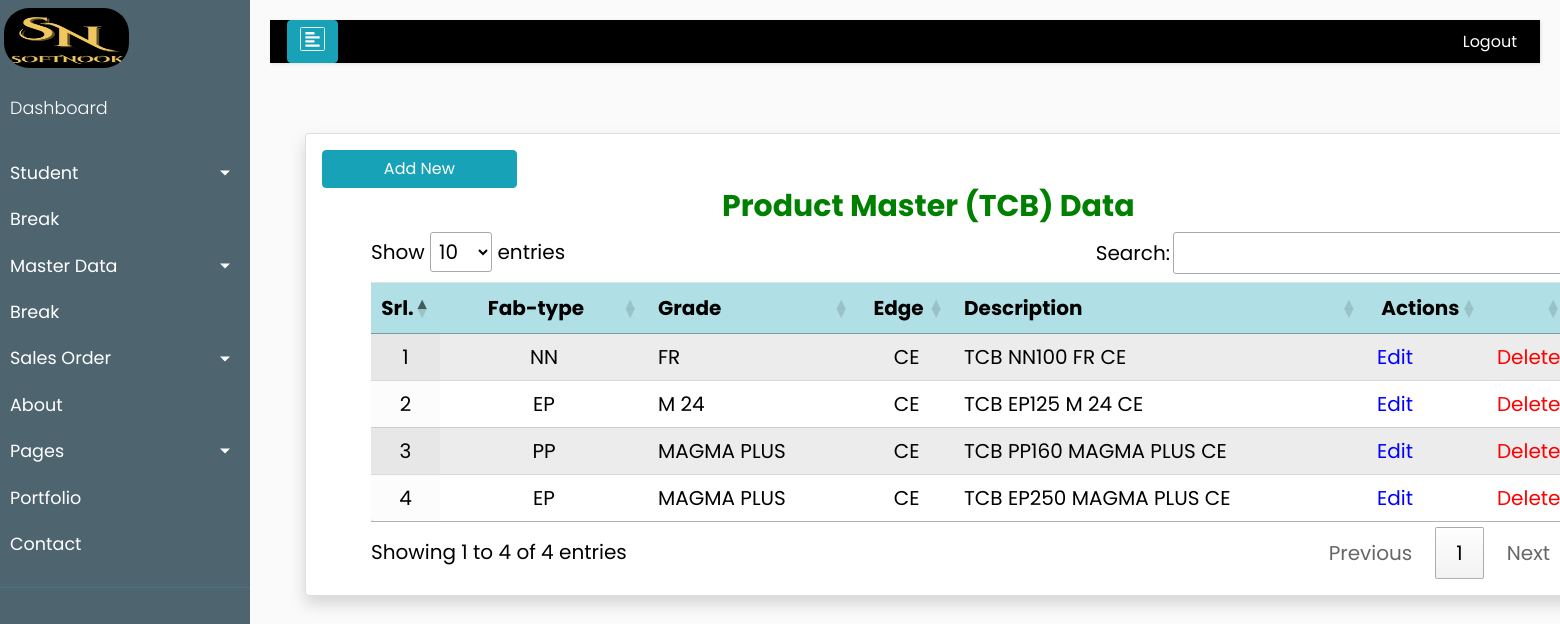
/product/prod-tcb-crud/ (signed in), run on the app's committed database.
### product/models.py (models this page shows, shortened)
class Product(models.Model):
    prod_code = models.CharField(verbose_name='Prod-Code', max_length=10, unique=True, null=True, blank=True)
    PROD_CHOICES    = (
 		 (None, 'Select'),
         ('01', 'SCB'),
         ('02', 'TCB'),
         ('03', 'S-PIPE'),
         ('04', 'T-PIPE'),
	)
    prod_tag        = models.CharField(verbose_name='Prod-Catg', max_length=7,
	                                  choices=PROD_CHOICES, null=True, blank=True)
    FAB_CHOICES     = (
 		 (None, 'Select'),
         ('01', 'NN'),
         ('02', 'EP'),
         ('03', 'PP'),
	)
    fab_type        = models.CharField(verbose_name='Fab-type', max_length=5,
	                                  choices=FAB_CHOICES, null=True, blank=True)
    FAB_DSG  = (
         (None, 'Select'),
         ('01', '90'),
         ('02', '100'),
         ('03', '125'),
         ('04', '160'),
         ('05', '200'),
         ('06', '250'),
         ('07', '315'),
         ('08', '350'),
         ('09', '400'),
         ('10', '450'),
         ('11', '500'),
    )
    fab_str         = models.CharField(verbose_name='Fab-Style', max_length=3,
	                                  choices=FAB_DSG, null=True, blank=True)
    grade           = models.ForeignKey("Grade", verbose_name="Grade", on_delete=models.CASCADE, null=True, blank=True)
    EDGE_CHOICES = (
 		 (None, 'Select'),
         ('01', 'CE'),
         ('02', 'ME'),
	)
    edge            = models.CharField(verbose_name='Edge', max_length=5,choices=EDGE_CHOICES, null=True, blank=True)
    ST_CHOICES = (
            (None, 'Select'),
            ('ST 1000','ST 1000'),
            ('ST 1250','ST 1250'),
            ('ST 1400','ST 1400'),
            ('ST 1600','ST 1600'),
            ('ST 1800','ST 1800'),
            ('ST 2000','ST 2000'),
            ('ST 2500','ST 2500'),
            ('ST 2800','ST 2800'),
            ('ST 3150','ST 3150'),
            ('ST 3500','ST 3500'),
            ('ST 4000','ST 4000'),
            ('ST 4500','ST 4500'),
            ('ST 5000','ST 5000'),
            ('ST 5400','ST 5400'),
            ('ST 6300','ST 6300'),
            ('ST 6800','ST 6800'),
            ('ST 7500','ST 7500'),
            ('ST 2250','ST 2250'),
	)
    st_rating       = models.CharField(verbose_name='Strength', max_length=7,choices=ST_CHOICES, null=True, blank=True)
    STCON_CHOICES   = (
 		 (None, 'Select'),
         ('01', '7x7'),
         ('02', '7x19'),
	)
    cord_const      = models.CharField(verbose_name='Cord Const.', max_length=15,choices=STCON_CHOICES, null=True, blank=True)
    prod_des        = models.CharField(verbose_name='Item Description', max_length=250, null=True, blank=True)
    created_date    = models.DateTimeField(auto_now_add=True)
    modified_date   = models.DateTimeField(auto_now=True)
    email 	        = models.ForeignKey(Account,verbose_name="email key", on_delete=models.CASCADE, null=True, blank=True)

class Grade(models.Model):
    name    = models.CharField(max_length=50,null=True, blank=True)
    skim1   = models.CharField(verbose_name='NN-Skim',max_length=30,null=True, blank=True)
    skim2   = models.CharField(verbose_name='EP-Skim',max_length=30,null=True, blank=True)
    covr1   = models.CharField(verbose_name='NN-Cover',max_length=30,null=True, blank=True)
    covr2   = models.CharField(verbose_name='EP-Cover',max_length=30,null=True, blank=True)
    group   = models.CharField(verbose_name='Group',max_length=30,null=True, blank=True)
    def __str__(self):
        return self.name

### product/views.py (the view)
# urls.py: path('prod-tcb-crud/', prod_TCB_CRUD, name='prod-tcb-crud'),
def prod_TCB_CRUD(request):
    user_id = request.session['user_id']
    account = Account.objects.get(id=user_id)
    qs=Product.objects.all()
    context={
        "queryset":qs,
    }
    return render(request, "product/CRUD_table_form.html", context)

### product/templates/product/CRUD_table_form.html (shortened to what this page needs)
{% extends 'base.html' %}
{% load static %}
	{% block content %}
  </head>
  <body>
	<br>
    <main role="main" class="container" >
	  <div class="card shadow p-3 mb-5 bg-white rounded" style="width:120%;margin-top:5px;">
		<a class="btn btn-info" style="width:15%;" href="{% url 'product:prod-tcb-create'%}">Add New</a>
		<table id="product" class = "table sts table-striped rounded shadow display " style="width:100% ">
				<h2 style="color:green;font-weight:bolder;font-size:30px;margin-left:400px;">Product Master (TCB) Data</h2>
				<thead class="sticky">
					<tr style="background-color:powderblue;" >
						<th style="text-align: center;color:black; width:2%">Srl.</th>
						<th style="text-align: center;color:black; width:20%">Fab-type</th>
						<th style="text-align: left;color:black; width:20%">Grade</th>
						<th style="text-align: center;color:black; width:8%">Edge</th>
						<th style="text-align: left;color:black;width:40%">Description</th>
						<th style="text-align: left;color:black; width:10%">&nbspActions</th>
						<th></th>
					</tr>
				</thead>
				<tbody>
				{% for item in queryset %}
					<tr>
						<td style="text-align: center;">{{ forloop.counter }}</td>
						<td style="text-align: center;">{{ item.get_fab_type_display }}</td>
						<td style="text-align: left;">{{ item.grade }}</td>
						<td style="text-align: center;">{{ item.get_edge_display }}</td>
						<td style="text-align: left;">{{ item.prod_des }}</td>
						<td><a style="text-align: right;color:blue;" href="{% url 'product:edit-tcb-product' product_id=item.id %}">Edit</a></td>
						<td><a style="text-align: right;color:red;" href="{% url 'product:product-delete' product_id=item.id %}">Delete</a></td>
					</tr>
				{% endfor %}
				</tbody>
		</table>
	</div>
    </main>
{% endblock content %}

### templates/base.html (style rules this page uses)
body { font-family: 'Poppins', sans-serif; background: #fafafa; }
a, a:hover, a:focus { color: inherit; text-decoration: none; transition: all 0.3s; }

### product/templates/product/CRUD_table_form.html (style rules this page uses)
.container { margin-top: 5px; margin-left: 20px; font-size:20px; width:100%; }
.card { background-color: 1FCBDE; color: black; padding: 15px 30px; border-radius: 3px; margin-bottom: 5px; }
thead.sticky { position: -webkit-sticky; position: sticky; top: 0; background-color: red; padding: 50px; font-size: 20px; }

### data on the page
Product: fab_type "NN", grade "FR", edge "CE", prod_des "TCB NN100 FR CE"
Product: fab_type "EP", grade "M 24", edge "CE", prod_des "TCB EP125 M 24 CE"
Product: fab_type "PP", grade "MAGMA PLUS", edge "CE", prod_des "TCB PP160 MAGMA PLUS CE"
Product: fab_type "EP", grade "MAGMA PLUS", edge "CE", prod_des "TCB EP250 MAGMA PLUS CE"
